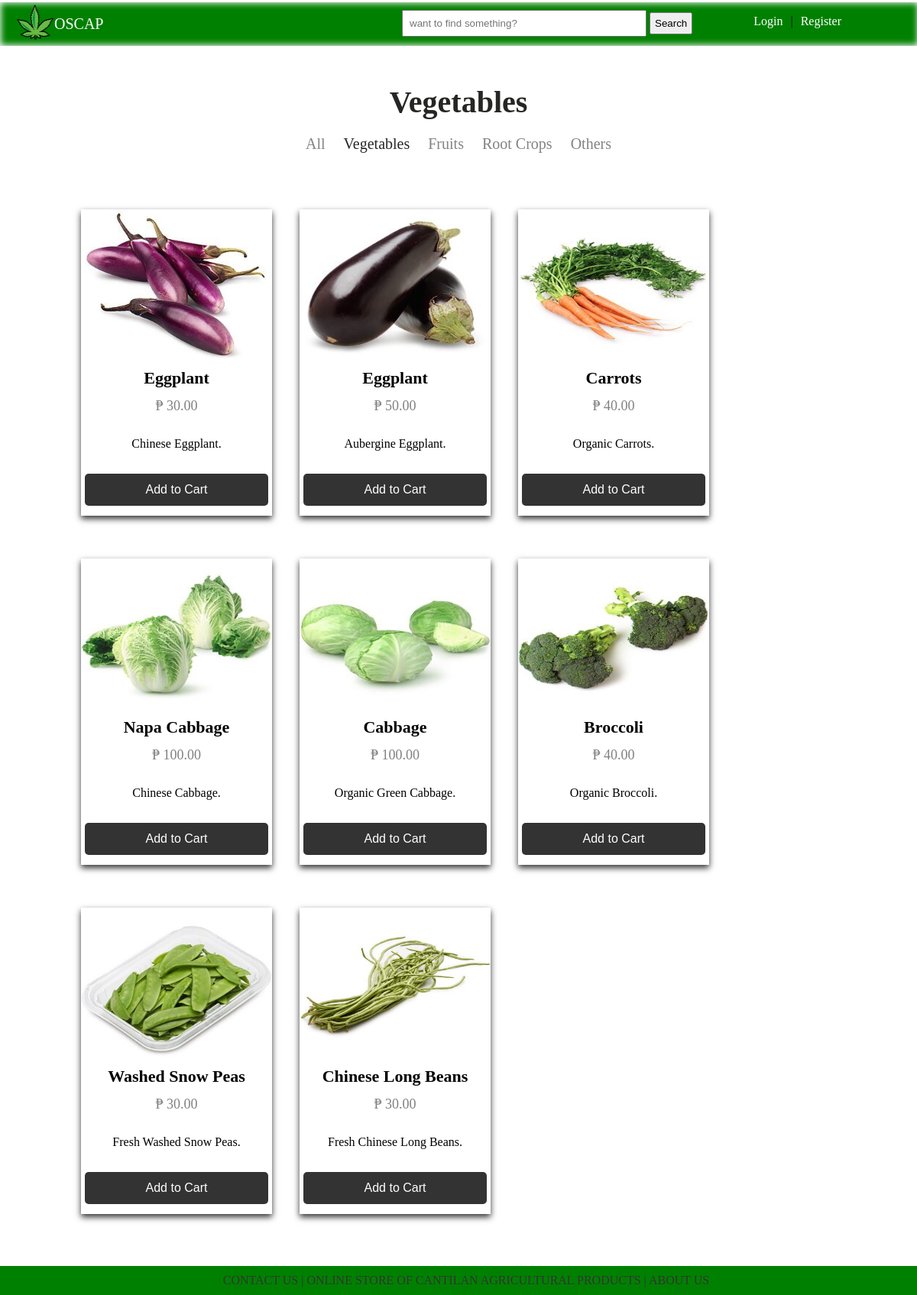
Screenshot of /vegetables.php with the database file from the repository.
### tables this page shows
CREATE TABLE IF NOT EXISTS `tbl_products` (
  `id` int(11) NOT NULL AUTO_INCREMENT,
  `name` varchar(50) NOT NULL,
  `short_description` varchar(50) NOT NULL,
  `description` longtext NOT NULL,
  `price` float NOT NULL,
  `category` varchar(50) NOT NULL,
  `status` varchar(2) NOT NULL,
  `image` varchar(50) NOT NULL,
  PRIMARY KEY (`id`)
);

### vegetables.php (the view, shortened to what this page needs)
<?php require '~connection.php';
	$searchme = "false";
	$findme = "";
?>
<!DOCTYPE html>
<html>
<head>
	<link rel="stylesheet" type="text/css" href="~tomastyle.css">
</head>
<body>
			<div class = "homenav">
				<a href="index.php"><img class = "logoIMG" src="webimages/logo.png"></a><div class = "logoLABEL">OSCAP</div>
<form method="post" action="search.php" autocomplete="off">
				<div class = "leftsideNav">
					<div class = "searching">
					<input class = "inpsearch" type="text" name="text_search" placeholder="want to find something?" value = "<?php echo $findme; ?>">
					<input class = "btnsearch" type="submit" name="btn_search" value = "Search">
					</div>
</form>
					<?php if(isset($_SESSION["loggedin"])=="0"){ ?>
						<div class = "loginLOGO" ><a href="login.php">Login</a></div> <div class = "breaker"> | </div>
						<div class = "registerLOGO"> <a href="register.php">Register</a></div>
					<?php } ?>
				</div>
	<div class = "contentLabel">
		<h1>Vegetables</h1>
		<div class = "insideContentLabel">
			<a href="all.php" class = "notselected">All</a>
			<a href="Vegetables.php" class = "selected">Vegetables</a>
			<a href="fruits.php" class = "notselected">Fruits</a>
			<a href="root_crops.php" class = "notselected">Root Crops</a>
			<a href="others.php" class = "notselected">Others</a>
		</div>
	</div>
 <div class = "content">
		<?php
			global $conn;
			if($searchme == "false"){
			$sql_query = "select * from tbl_products where status = 1 and category = 'Vegetables' order by id desc";
			}else{
				$sql_query = "select * from tbl_products where status = 1 and name like '%".$findme."%'";
			}
			$result = mysqli_query($conn, $sql_query);
			while($row = mysqli_fetch_array($result)){
		 ?>
			<div class = "card">
				<a href = "viewProduct.php?viewProduct=<?php echo $row['id']; ?>"><img class = "myimg" src="<?php	echo 'images/'. $row['image'] . ' '; ?>" /></a>
	  				<h1><?php echo $row['name']; ?></h1>
	 				<p class="price"> <?php echo "₱ ". $row['price'] . ".00"; ?></p>
	  				<p> <?php echo $row['short_description'] ?>.</p>
	  				<a href = "index.php?addtocart=<?php echo $row['id']; ?>"><p><button>Add to Cart</button></p></a>
			</div>
		<?php } ?>
</div>
 	<div class = "footer"><a href="aboutAndContact.php">CONTACT US | ONLINE STORE OF CANTILAN AGRICULTURAL PRODUCTS | ABOUT US</a></div>
</body>
</html>

### ~tomastyle.css (style rules this page uses)
* { margin: 0px; padding: 0px; }
body { width: 100%; overflow-x: hidden; }
.footer { width: 100%; background-color: green; text-align: center; float: left; padding: 10px; margin-top: 20px; }
.footer a { color: #333; text-decoration: none; }
.homenav { margin-top: 3px; width: 100%; background-color: green; padding: 1px; box-shadow: 0 0 8px 1px white inset; position: sticky; top: 0; }
.homenav a { color: white; text-decoration: none; }
.logoIMG { width: 50px; height: 50px; margin-left: 20px; float: left; }
.leftsideNav { float: right; margin-top: -40px; margin-right: 100px; }
.searching { float: left; margin-right: 80px; margin-top: -6px; }
.inpsearch { width: 300px; padding: 8px; }
.btnsearch { padding: 5px; }
.loginLOGO { float: left; margin-right: 10px; }
.registerLOGO { float: left; }
.breaker { float: left; margin-right: 10px; }
.logoLABEL { padding: 16px; font-size: 20px; color: white; }
.contentLabel { text-align: center; padding: 30px; }
.contentLabel h1 { color: #262625; font-size: 40px; padding-top: 20px; }
.contentLabel a { text-decoration: none; }
.notselected { color: #838383; font-size: 20px; padding: 10px; }
.selected { color: #262625; font-size: 20px; padding: 10px; }
.insideContentLabel { margin-top: 20px; margin-bottom: 20px; }
.content { width: 85%; padding: 8px; margin: auto; }
.card { box-shadow: 0 4px 8px 0 rgba(0, 0, 0, 0.8); width: 250px; margin: auto; text-align: center; display: inline-block; margin: 16px 16px 40px 16px; }
.card button { border: none; outline: 0; padding: 12px; color: white; background-color: #333; text-align: center; cursor: pointer; width: 100%; font-size: 16px; border-radius: 5px; margin-bottom: -20px; }
.price { color: grey; font-size: 18px; padding: 5px; }
.card p { padding: 5px; }
.card h1 { padding: 4px 0px 8px 0px; font-size: 22px; }
.myimg { width: 100%; height: 200px; }
.descriProduct h1, h2, h3, p { margin-bottom: 20px; }

### rows the page displays
tbl_products: image (picture), name "Eggplant", price "30", short_description "Chinese Eggplant"
tbl_products: image (picture), name "Eggplant", price "50", short_description "Aubergine Eggplant"
tbl_products: image (picture), name "Carrots", price "40", short_description "Organic Carrots"
tbl_products: image (picture), name "Napa Cabbage", price "100", short_description "Chinese Cabbage"
tbl_products: image (picture), name "Cabbage", price "100", short_description "Organic Green Cabbage"
tbl_products: image (picture), name "Broccoli", price "40", short_description "Organic Broccoli"
tbl_products: image (picture), name "Washed Snow Peas", price "30", short_description "Fresh Washed Snow Peas"
tbl_products: image (picture), name "Chinese Long Beans", price "30", short_description "Fresh Chinese Long Beans"
